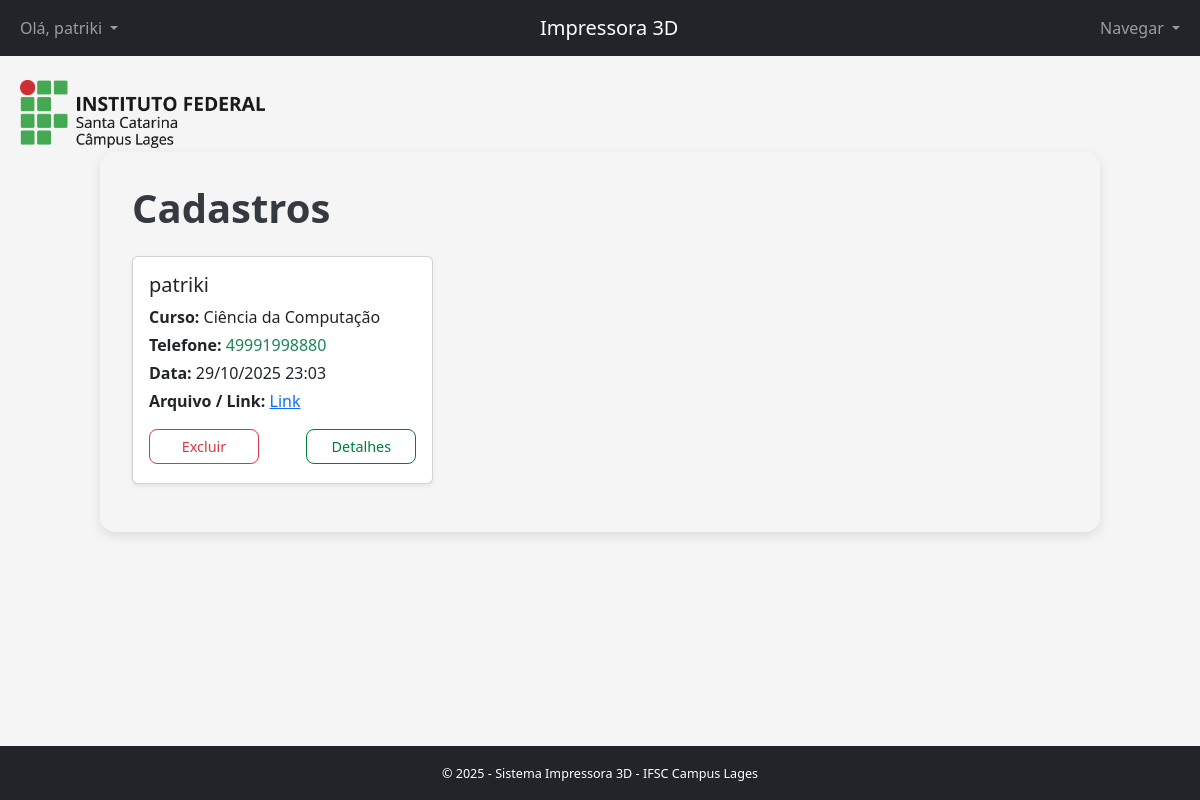
The page /lista/ (signed in) on the database as committed earlier.
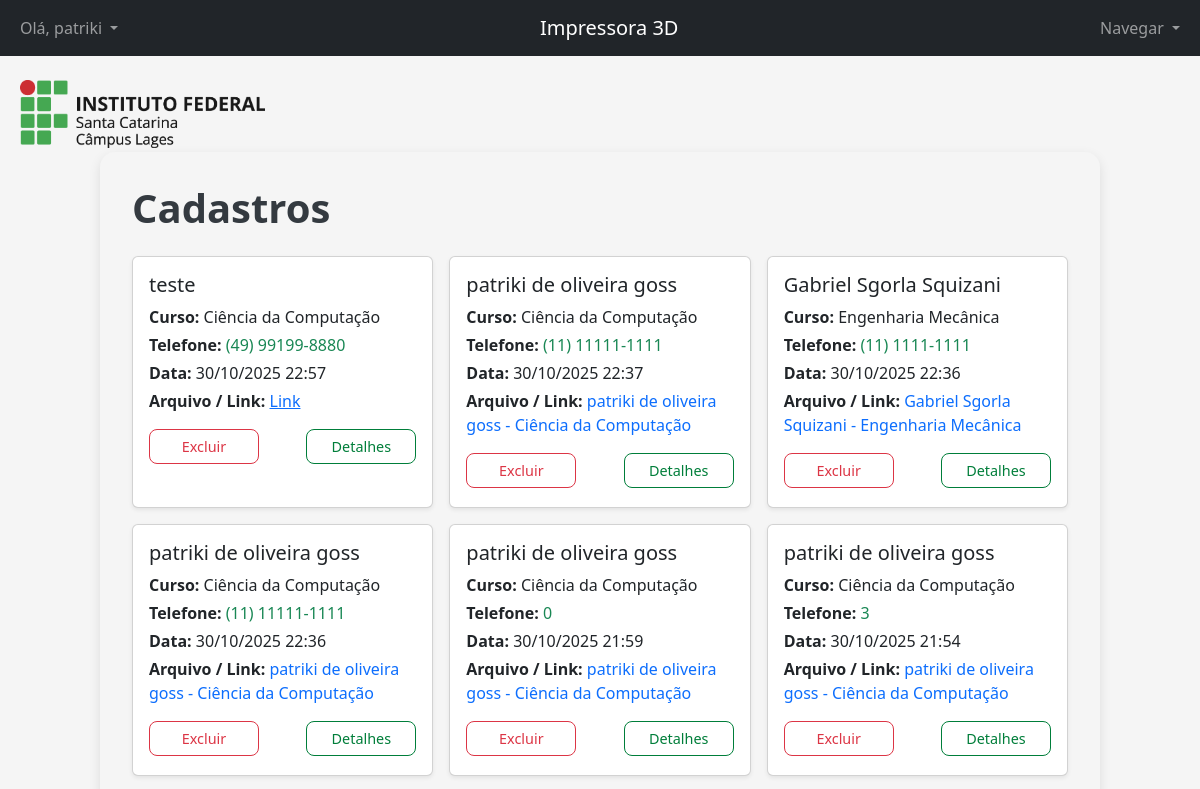
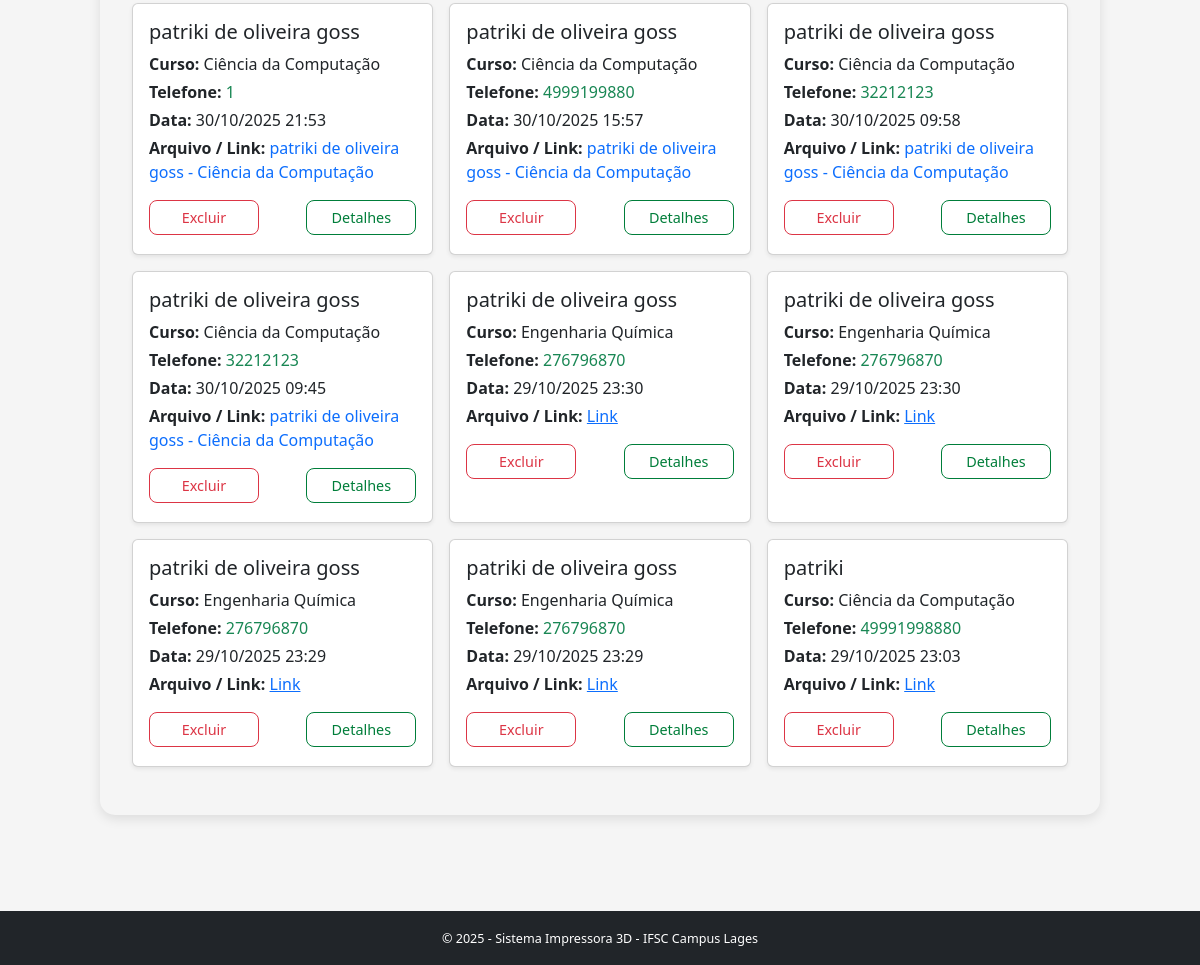
The same page on the database as committed later (2 pictures, top to bottom).
### core/models.py (models this page shows, shortened)
class Models(models.Model):
    nome = models.CharField(max_length=50)
    curso = models.CharField(max_length=20, choices=CursoChoices.choices)
    quant_de_pecas = models.IntegerField()
    cor = models.CharField(max_length=20)
    telefone = models.CharField(max_length=20)
    arq_upload = models.FileField(upload_to=rename_uploaded_file, blank=True, null=True)
    arq_link = models.URLField(blank=True, null=True)
    data_envio = models.DateTimeField(default=timezone.now)
    tipo_preenchimento = models.CharField(max_length=50, blank=True, null=True)
    porcentagem_preenchimento = models.IntegerField(blank=True, null=True)
    resolucao = models.CharField(max_length=20, choices=Resolucao.choices, blank=True, null=True)
    qual_impressora = models.CharField(max_length=20, choices=ImpressorasChoice.choices, blank=True, null=True)
    tipo_filamento = models.CharField(max_length=20, choices=TipoFilamento.choices, blank=True, null=True)
    created_at = models.DateTimeField(auto_now_add=True)
    def telefone_para_whatsapp(self):
        if not self.telefone:
            return ''
        digits = re.sub(r'\D', '', self.telefone)  # remove tudo que não for dígito
        if not digits:
            return ''
        if digits.startswith('55'):
            return digits
        return '55' + digits

### core/views.py (the view)
# urls.py: path('lista/', views.lista_models, name='lista_models'),
@login_required
def lista_models(request):
    items = Models.objects.order_by('-created_at')
    return render(request, 'core/lista.html', {'items': items})

### core/templates/core/lista.html (shortened to what this page needs)
{% extends 'core/base.html' %}
{% load static %}
{% block extra_css %}
<link rel="stylesheet" href="{% static 'core/css/lista.css' %}">
{% endblock %}
{% block content %}
<div class="lista-box container">
    <div class="d-flex justify-content-between align-items-center mb-4">
        <h1>Cadastros</h1>
    </div>
    {% if items %}
    <div class="row g-3">
        {% for it in items %}
        <div class="col-12 col-md-6 col-lg-4">
            <div class="card shadow-sm h-100">
                <div class="card-body">
                    <h5 class="card-title">{{ it.nome }}</h5>
                    <p class="card-text mb-1"><strong>Curso:</strong> {{ it.get_curso_display }}</p>
                    <p class="card-text mb-1">
  <strong>Telefone:</strong>
  {% if it.telefone_para_whatsapp %}
    <a href="https://wa.me/{{ it.telefone_para_whatsapp }}" target="_blank" class="text-decoration-none text-success">
      {{ it.telefone }}
    </a>
  {% else %}
      {{ it.telefone }}
  {% endif %}
</p>
                    <p class="card-text mb-1"><strong>Data:</strong> {{ it.data_envio|date:"d/m/Y H:i" }}</p>
                    <p class="card-text mb-2">
                        <strong>Arquivo / Link:</strong>
                        {% if it.arq_upload %}
                            <a href="{% url 'core:download_arquivo' it.pk %}" class="text-decoration-none">
                                {{ it.nome }} - {{ it.get_curso_display }}
                            </a>
                        {% elif it.arq_link %}
                            <a href="{{ it.arq_link }}" target="_blank">Link</a>
                        {% else %}
                            -
                        {% endif %}
                    </p>
                    <div class="d-flex justify-content-between mt-3">
                        <a href="{% url 'core:excluir' it.pk %}"
                           class="btn btn-outline-danger btn-lista"
                           onclick="return confirm('Tem certeza que deseja excluir este cadastro?');">
                           Excluir
                        </a>
                        <button class="btn btn-outline-success btn-lista"
                                data-bs-toggle="modal"
                                data-bs-target="#modalDetalhes{{ it.id }}">
                            Detalhes
                        </button>
                    </div>
                </div>
            </div>
        </div>
        {% endfor %}
    </div>
    {% else %}
        <p class="text-center">Nenhum cadastro ainda.</p>
    {% endif %}
</div>
{% endblock %}

Rows that differ between the two databases and show on the page:
added Models: nome "teste", curso "Ciência da Computação", telefone "(49) 99199-8880", data_envio "30/10/2025 22:57"
added Models: nome "patriki de oliveira goss", curso "Ciência da Computação", telefone "(11) 11111-1111", data_envio "30/10/2025 22:37"
added Models: nome "Gabriel Sgorla Squizani", curso "Engenharia Mecânica", telefone "(11) 1111-1111", data_envio "30/10/2025 22:36"
added Models: nome "patriki de oliveira goss", curso "Ciência da Computação", telefone "(11) 11111-1111", data_envio "30/10/2025 22:36"
added Models: nome "patriki de oliveira goss", curso "Ciência da Computação", telefone "0", data_envio "30/10/2025 21:59"
added Models: nome "patriki de oliveira goss", curso "Ciência da Computação", telefone "3", data_envio "30/10/2025 21:54"
added Models: nome "patriki de oliveira goss", curso "Ciência da Computação", telefone "1", data_envio "30/10/2025 21:53"
added Models: nome "patriki de oliveira goss", curso "Ciência da Computação", telefone "4999199880", data_envio "30/10/2025 15:57"
added Models: nome "patriki de oliveira goss", curso "Ciência da Computação", telefone "32212123", data_envio "30/10/2025 09:58"
added Models: nome "patriki de oliveira goss", curso "Ciência da Computação", telefone "32212123", data_envio "30/10/2025 09:45"
added Models: nome "patriki de oliveira goss", curso "Engenharia Química", telefone "276796870", data_envio "29/10/2025 23:30"
added Models: nome "patriki de oliveira goss", curso "Engenharia Química", telefone "276796870", data_envio "29/10/2025 23:30"
added Models: nome "patriki de oliveira goss", curso "Engenharia Química", telefone "276796870", data_envio "29/10/2025 23:29"
added Models: nome "patriki de oliveira goss", curso "Engenharia Química", telefone "276796870", data_envio "29/10/2025 23:29"
